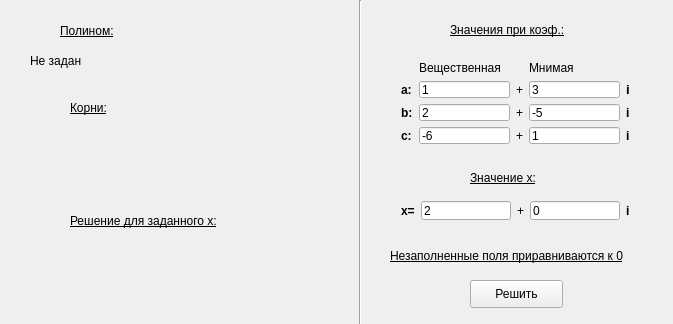
<?xml version="1.0" encoding="UTF-8"?>
<ui version="4.0">
 <class>Widget</class>
 <widget class="QWidget" name="Widget">
  <property name="geometry">
   <rect>
    <x>0</x>
    <y>0</y>
    <width>673</width>
    <height>324</height>
   </rect>
  </property>
  <property name="windowTitle">
   <string>Widget</string>
  </property>
  <widget class="QLabel" name="coefsLabel">
   <property name="geometry">
    <rect>
     <x>450</x>
     <y>20</y>
     <width>161</width>
     <height>20</height>
    </rect>
   </property>
   <property name="font">
    <font>
     <underline>true</underline>
    </font>
   </property>
   <property name="text">
    <string>Значения при коэф.:</string>
   </property>
  </widget>
  <widget class="QWidget" name="gridLayoutWidget">
   <property name="geometry">
    <rect>
     <x>390</x>
     <y>50</y>
     <width>251</width>
     <height>105</height>
    </rect>
   </property>
   <layout class="QGridLayout" name="gridLayout">
    <item row="0" column="3">
     <widget class="QLabel" name="label_5">
      <property name="text">
       <string>Мнимая</string>
      </property>
     </widget>
    </item>
    <item row="2" column="4">
     <widget class="QLabel" name="label_8">
      <property name="font">
       <font>
        <pointsize>9</pointsize>
        <weight>75</weight>
        <bold>true</bold>
       </font>
      </property>
      <property name="text">
       <string>i</string>
      </property>
     </widget>
    </item>
    <item row="1" column="1">
     <widget class="QLineEdit" name="aReEdit">
      <property name="text">
       <string>1</string>
      </property>
     </widget>
    </item>
    <item row="2" column="0">
     <widget class="QLabel" name="label_6">
      <property name="font">
       <font>
        <pointsize>9</pointsize>
        <weight>75</weight>
        <bold>true</bold>
       </font>
      </property>
      <property name="text">
       <string>b:</string>
      </property>
     </widget>
    </item>
    <item row="1" column="2">
     <widget class="QLabel" name="label_2">
      <property name="text">
       <string>+</string>
      </property>
     </widget>
    </item>
    <item row="1" column="3">
     <widget class="QLineEdit" name="aImEdit">
      <property name="text">
       <string>3</string>
      </property>
     </widget>
    </item>
    <item row="1" column="4">
     <widget class="QLabel" name="label_3">
      <property name="font">
       <font>
        <pointsize>10</pointsize>
        <weight>75</weight>
        <bold>true</bold>
       </font>
      </property>
      <property name="text">
       <string>i</string>
      </property>
     </widget>
    </item>
    <item row="0" column="1">
     <widget class="QLabel" name="label_4">
      <property name="text">
       <string>Вещественная</string>
      </property>
     </widget>
    </item>
    <item row="1" column="0">
     <widget class="QLabel" name="label">
      <property name="font">
       <font>
        <pointsize>9</pointsize>
        <weight>75</weight>
        <bold>true</bold>
       </font>
      </property>
      <property name="text">
       <string>a:</string>
      </property>
     </widget>
    </item>
    <item row="2" column="2">
     <widget class="QLabel" name="label_7">
      <property name="text">
       <string>+</string>
      </property>
     </widget>
    </item>
    <item row="3" column="0">
     <widget class="QLabel" name="label_9">
      <property name="font">
       <font>
        <pointsize>9</pointsize>
        <weight>75</weight>
        <bold>true</bold>
       </font>
      </property>
      <property name="text">
       <string>c:</string>
      </property>
     </widget>
    </item>
    <item row="3" column="1">
     <widget class="QLineEdit" name="cReEdit">
      <property name="text">
       <string>-6</string>
      </property>
     </widget>
    </item>
    <item row="2" column="1">
     <widget class="QLineEdit" name="bReEdit">
      <property name="text">
       <string>2</string>
      </property>
     </widget>
    </item>
    <item row="2" column="3">
     <widget class="QLineEdit" name="bImEdit">
      <property name="text">
       <string>-5</string>
      </property>
     </widget>
    </item>
    <item row="3" column="3">
     <widget class="QLineEdit" name="cImEdit">
      <property name="text">
       <string>1</string>
      </property>
     </widget>
    </item>
    <item row="3" column="2">
     <widget class="QLabel" name="label_10">
      <property name="text">
       <string>+</string>
      </property>
     </widget>
    </item>
    <item row="3" column="4">
     <widget class="QLabel" name="label_11">
      <property name="font">
       <font>
        <pointsize>9</pointsize>
        <weight>75</weight>
        <bold>true</bold>
       </font>
      </property>
      <property name="text">
       <string>i</string>
      </property>
     </widget>
    </item>
   </layout>
  </widget>
  <widget class="QLabel" name="label_12">
   <property name="geometry">
    <rect>
     <x>470</x>
     <y>170</y>
     <width>111</width>
     <height>16</height>
    </rect>
   </property>
   <property name="font">
    <font>
     <underline>true</underline>
    </font>
   </property>
   <property name="text">
    <string>Значение х:</string>
   </property>
  </widget>
  <widget class="QWidget" name="horizontalLayoutWidget">
   <property name="geometry">
    <rect>
     <x>390</x>
     <y>190</y>
     <width>251</width>
     <height>41</height>
    </rect>
   </property>
   <layout class="QHBoxLayout" name="horizontalLayout">
    <item>
     <widget class="QLabel" name="label_15">
      <property name="font">
       <font>
        <pointsize>9</pointsize>
        <weight>75</weight>
        <bold>true</bold>
       </font>
      </property>
      <property name="text">
       <string>x=</string>
      </property>
     </widget>
    </item>
    <item>
     <widget class="QLineEdit" name="xReEdit">
      <property name="text">
       <string>2</string>
      </property>
     </widget>
    </item>
    <item>
     <widget class="QLabel" name="label_14">
      <property name="text">
       <string>+</string>
      </property>
     </widget>
    </item>
    <item>
     <widget class="QLineEdit" name="xImEdit">
      <property name="text">
       <string>0</string>
      </property>
     </widget>
    </item>
    <item>
     <widget class="QLabel" name="label_13">
      <property name="font">
       <font>
        <pointsize>9</pointsize>
        <weight>75</weight>
        <bold>true</bold>
       </font>
      </property>
      <property name="text">
       <string>i</string>
      </property>
     </widget>
    </item>
   </layout>
  </widget>
  <widget class="QPushButton" name="solveButton">
   <property name="enabled">
    <bool>true</bool>
   </property>
   <property name="geometry">
    <rect>
     <x>470</x>
     <y>280</y>
     <width>93</width>
     <height>28</height>
    </rect>
   </property>
   <property name="text">
    <string>Решить</string>
   </property>
  </widget>
  <widget class="Line" name="line">
   <property name="geometry">
    <rect>
     <x>350</x>
     <y>0</y>
     <width>21</width>
     <height>331</height>
    </rect>
   </property>
   <property name="orientation">
    <enum>Qt::Vertical</enum>
   </property>
  </widget>
  <widget class="QLabel" name="label_16">
   <property name="geometry">
    <rect>
     <x>60</x>
     <y>20</y>
     <width>151</width>
     <height>21</height>
    </rect>
   </property>
   <property name="font">
    <font>
     <underline>true</underline>
    </font>
   </property>
   <property name="text">
    <string>Полином:</string>
   </property>
  </widget>
  <widget class="QLabel" name="polynomShowLabel">
   <property name="geometry">
    <rect>
     <x>30</x>
     <y>50</y>
     <width>281</width>
     <height>21</height>
    </rect>
   </property>
   <property name="text">
    <string>Не задан</string>
   </property>
  </widget>
  <widget class="QLabel" name="label_17">
   <property name="geometry">
    <rect>
     <x>70</x>
     <y>100</y>
     <width>55</width>
     <height>16</height>
    </rect>
   </property>
   <property name="font">
    <font>
     <underline>true</underline>
    </font>
   </property>
   <property name="text">
    <string>Корни:</string>
   </property>
  </widget>
  <widget class="QLabel" name="firstRootLabel">
   <property name="geometry">
    <rect>
     <x>30</x>
     <y>130</y>
     <width>251</width>
     <height>21</height>
    </rect>
   </property>
   <property name="text">
    <string/>
   </property>
  </widget>
  <widget class="QLabel" name="secondRootLabel">
   <property name="geometry">
    <rect>
     <x>30</x>
     <y>160</y>
     <width>251</width>
     <height>21</height>
    </rect>
   </property>
   <property name="text">
    <string/>
   </property>
  </widget>
  <widget class="QLabel" name="label_18">
   <property name="geometry">
    <rect>
     <x>70</x>
     <y>210</y>
     <width>161</width>
     <height>21</height>
    </rect>
   </property>
   <property name="font">
    <font>
     <underline>true</underline>
    </font>
   </property>
   <property name="text">
    <string>Решение для заданного х:</string>
   </property>
  </widget>
  <widget class="QLabel" name="solutionLabel">
   <property name="geometry">
    <rect>
     <x>30</x>
     <y>240</y>
     <width>231</width>
     <height>21</height>
    </rect>
   </property>
   <property name="text">
    <string/>
   </property>
  </widget>
  <widget class="QLabel" name="label_20">
   <property name="geometry">
    <rect>
     <x>390</x>
     <y>240</y>
     <width>261</width>
     <height>31</height>
    </rect>
   </property>
   <property name="font">
    <font>
     <underline>true</underline>
    </font>
   </property>
   <property name="text">
    <string>Незаполненные поля приравниваются к 0</string>
   </property>
  </widget>
 </widget>
 <layoutdefault spacing="6" margin="11"/>
 <resources/>
 <connections/>
</ui>
